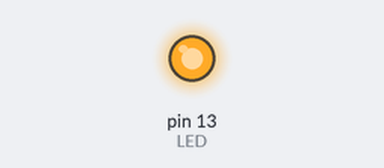
Bench run of a sketch on a simulated Arduino Uno, built with avr-gcc and run on an emulated ATmega328P. Parts: output pins drawn as LEDs (lit = HIGH).

Above: at 0.1 s.
At 1.1 s:
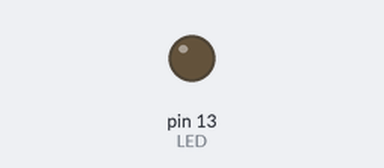
Timing chart, 0 to 12.5 s (numbered marks = the images above):
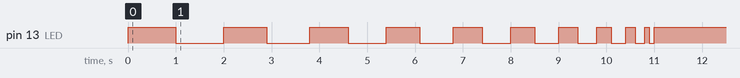

Measured:
- by itself, pin 13 (LED): LOW → HIGH at 0.00 s, → LOW 1.0 s later, → HIGH 1.0 s later, → LOW 0.90 s later, … (21 changes in this stretch)

The sketch:

decrease_time.ino
```cpp
const int LED = 13;
int delaytime=1000;
void setup() {
  // put your setup code here, to run once:
  pinMode(LED,OUTPUT);
}

void loop() {
  // put your main code here, to run repeatedly:
  digitalWrite(LED,HIGH);
  delay(delaytime);
  digitalWrite(LED,LOW);
  delay(delaytime);
  delaytime=delaytime-100;


}
```
